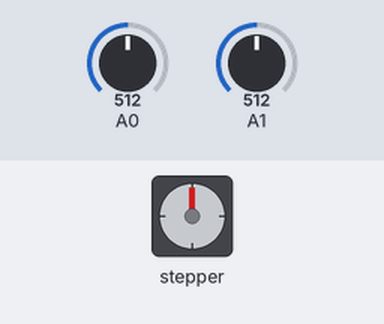
Recording of a sketch running on a simulated Arduino Uno, built with avr-gcc and run on an emulated ATmega328P. On the bench: stepper motor. Inputs (shaded band) come from the test bench; at power-on: A0 = 512, A1 = 512. Stepper angles assume 2048 steps per turn; what the sketch prints to the serial monitor is not drawn.

Above: at 0.05 s.
Timing chart, 0 to 3.0 s (numbered marks = the images above):
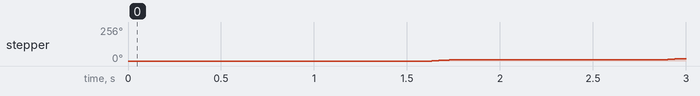

The sketch:

sound-locator.ino
```cpp
#include "mover.h"
#include "fifo.h"

#define cbi(sfr, bit) (_SFR_BYTE(sfr) &= ~_BV(bit))
#define sbi(sfr, bit) (_SFR_BYTE(sfr) |= _BV(bit))

double sgn (double x)
{
  return x < 1e-5 ? -1 : x > 1e-5;
}

double get_audio_delay(const fifo& x, const fifo& y, int n, int max_delay)
{
  /* Calculate the mean of the two series x[], y[] */
  double mx = 0;
  double my = 0;
  for (int i = 0; i < n; i++) {
    mx += x[i];
    my += y[i];
  }
  mx /= n;
  my /= n;

  /* Calculate the denominator */
  double sx = 0;
  double sy = 0;
  for (int i = 0; i < n; ++i) {
    double dx = x[i] - mx;
    double dy = y[i] - my;
    sx += dx * dx;
    sy += dy * dy;
  }
  double denom = sqrt(sx * sy);

  double max_correlation = 0;
  int shift_at_max_correlation = -max_delay;

  /* Calculate the correlation series */
  for (int shift = -max_delay; shift <= max_delay; ++shift) { // JAM "<" or "<=" ?
    double sxy = 0;
    for (int i = 0; i < n; ++i) {
      int j = i + shift;
      if (j < 0 || j >= n)
        continue;
      else
        sxy += (x[i] - mx) * (y[j] - my);
      /* Or should it be (?)
         if (j < 0 || j >= n)
         sxy += (x[i] - mx) * (-my);
         else
         sxy += (x[i] - mx) * (y[j] - my);
         */
    }
    double r = sxy / denom;
    //Serial.println("r  " + (String)r + " max" + (String)max_correlation + " max shift " + (String)shift_at_max_correlation);

    /* r is the correlation coefficient at "shift" */
    if (abs(r) > abs(max_correlation)) {
      max_correlation = r;
      shift_at_max_correlation = shift;
    }
  }
  return shift_at_max_correlation;
}

class stereo_locator {
    fifo mic1_sample_;
    fifo mic2_sample_;
    int mic1_pin_;
    int mic2_pin_;
    unsigned long sample_freq_;
    unsigned long last_sample_time_;
    unsigned long last_print_ = 0;
    int sample_size_;
    double mic_distance_;
  public:
    double locate();
    stereo_locator(int mic1_pin, int mic2_pin, unsigned long sample_freq, int sample_size, double mic_distance);
};

stereo_locator::stereo_locator(int mic1_pin, int mic2_pin, unsigned long sample_freq, int sample_size, double mic_distance) : mic1_pin_(mic1_pin), mic2_pin_(mic2_pin), sample_freq_(sample_freq), sample_size_(sample_size), mic_distance_(mic_distance), mic1_sample_(fifo(sample_size)), mic2_sample_(fifo(sample_size))
{
  last_sample_time_ = millis();
}

double stereo_locator::locate() {
  mic1_sample_.append(analogRead(mic1_pin_));
  mic2_sample_.append(analogRead(mic2_pin_));
  if (millis() - last_print_ > 5000) {
    for (int q = 0 ; q < mic1_sample_.length(); ++q) {
      Serial.print((String)mic1_sample_[q] + ", ");
    }
    Serial.print('\n');
    for (int q = 0 ; q < mic2_sample_.length(); ++q) {
      Serial.print((String)mic2_sample_[q] + ", ");
    }
    Serial.print('\n');
    Serial.println("mic length  " + String(mic1_sample_.length()));
    last_print_ = millis();
  }
  unsigned long current_time = millis();
  double sample_delay = -1; // Returns a negative value when there is no new delay to report.
  //Serial.println("current_time " + (String)current_time);
  //Serial.println("last time " + (String)last_sample_time_);
  if (current_time - last_sample_time_ >= sample_freq_) {
    sample_delay = get_audio_delay(mic1_sample_, mic2_sample_, mic1_sample_.length(), min(mic1_sample_.length() - 1, 39));
    //     Serial.println("time after get delay " + (String)millis());
    last_sample_time_ = current_time;
    //Serial.println("sample delay  " + String(sample_delay));
    //Serial.println("mic length  " + String(mic1_sample_.length()));

    double distance_to_source = SPEED_OF_SOUND * sample_delay * sample_freq_;
    distance_to_source = sgn(distance_to_source) * min(abs(distance_to_source), mic_distance_);
    //Serial.println("distance  " + String(distance_to_source));

    return acos(distance_to_source / mic_distance_) - PI / 2;
  } else {
    return -1;
  }
}

stereo_locator mic_locator = stereo_locator(A0, A1, 500, 200, 0.15);
mover stepper_mover = mover(2048, 8, 10, 9, 11, 14, 100);

double target_location = 0;

void setup()
{
  sbi(ADCSRA, ADPS2);
  cbi(ADCSRA, ADPS1);
  cbi(ADCSRA, ADPS0);

  Serial.begin(115200);
  Serial.println("Start\n\n\nStart");
}

//fifo a(3);
//int i = 0;
//void loop() {
//  double new_target = mic_locator.locate();
//  Serial.println("target " + String(new_target));
////  a.append(i);
////  for (int j = 0; j < a.length(); ++j) {
////          Serial.println("a " + (String)j + " " + (String)a[j]);
////  }
////  i++;
//
//  delay(500);
//}

void loop()
{
  double new_target = mic_locator.locate();
  //Serial.println("target " + String(new_target));;
  if (new_target >= 0) {
    target_location = new_target;
  }
  //Serial.println(target_location);
  if (abs(target_location) > PI / 180) {
    double change = stepper_mover.move_toward(target_location * 180 / PI) * PI / 180;
    //    Serial.println("change " + (String)change);
    target_location = target_location - change;
  }

}
```

fifo.cpp
```cpp
#include "Arduino.h"
#include "fifo.h"

fifo::fifo(int n) : size_(n)
{
  array_ = new int[size_];
}

int fifo::length() const
{
  return length_;
}

void fifo::append(int x)
{
  present_index_ = present_index_ < (size_ - 1) ? ++present_index_ : 0;
  array_[present_index_] = x;
  length_ = min(length_ + 1, size_);
  zero_index_ = present_index_ + 1 < length_ ? present_index_ + 1 : 0;
}

int fifo::operator[](int i) const
{
  int index = ((zero_index_ + i) % size_);
  return array_[index];
}
```

fifo.h
```cpp
#ifndef FIFO_H
#define FIFO_H

class fifo {
    int* array_;
    int size_;
    int zero_index_ = -1;
    int present_index_ = -1;
    int length_ = 0;
  public:
    void append(int x);
    int length() const;
    int operator[](int i) const;
    fifo(int n);
    ~fifo() {
      delete [] array_;
    }
};

#endif
```

mover.cpp
```cpp
#include "mover.h"

double mover_sgn (double x)
{
  return x < 1e-5 ? -1 : x > 1e-5;
}

mover::mover(int steps, int pin1, int pin2, int pin3, int pin4, int rpms, double max_block_time) : steps_(steps), pin1_(pin1), pin2_(pin2), pin3_(pin3), pin4_(pin4), rpms_(rpms), max_block_time_(max_block_time), stepper_(Stepper(steps_, pin1_, pin2_, pin3_, pin4_))
{
  stepper_.setSpeed(rpms_);
  degrees_per_step_ = 360.0 / steps_;
  max_steps_per_move_ = (int)floor(max_block_time * rpms_ * steps_ / 60000.0); // steps_/rotation * rotations/min * 1 min / 60 s * 1 s / 1000 ms = steps / ms
  //  Serial.println("RPMS" + (String)rpms_);
}

double mover::get_min_turn_angle()
{
  return degrees_per_step_;
}

double mover::move_toward(double angle)
{
  //  Serial.println("angle" + (String)angle);
  //  Serial.println("degrees_per_step_" + (String)degrees_per_step_);
  int steps_to_move = (int)floor(angle / degrees_per_step_);
  //  Serial.println("Before" + (String)steps_to_move);
  double time_to_move = steps_to_move * 1 / (rpms_ * steps_ / .06); // 1/(steps_/rotation * rotations/min * 1min/60s * 1s/1000ms) = ms/step
  steps_to_move = (int)(mover_sgn(steps_to_move) * min(abs(steps_to_move), abs(max_steps_per_move_))); // account for negative angles
  //  Serial.println("After" + (String)steps_to_move);
  //  Serial.println("max_steps_per_move_" + (String)max_steps_per_move_);
  stepper_.step(steps_to_move);
  return steps_to_move * degrees_per_step_;
}
```

mover.h
```cpp
#ifndef MOVER_H
#define MOVER_H

#define SPEED_OF_SOUND 343 // meters/second

#include "Arduino.h"
#include "Stepper.h"

class mover {
    int steps_;
    int pin1_;
    int pin2_;
    int pin3_;
    int pin4_;
    double max_block_time_; // milliseconds
    int max_steps_per_move_;
    double degrees_per_step_; // minimum turn distance
    double rpms_;
  public:
    Stepper stepper_;
    double move_toward(double); // takes angle in degrees relative to current facing, returns degrees moved
    double get_min_turn_angle();
    int set_rpms();
    mover(int steps, int pin1, int pin2, int pin3, int pin4, int rpms, double max_block_time);
};

#endif
```
